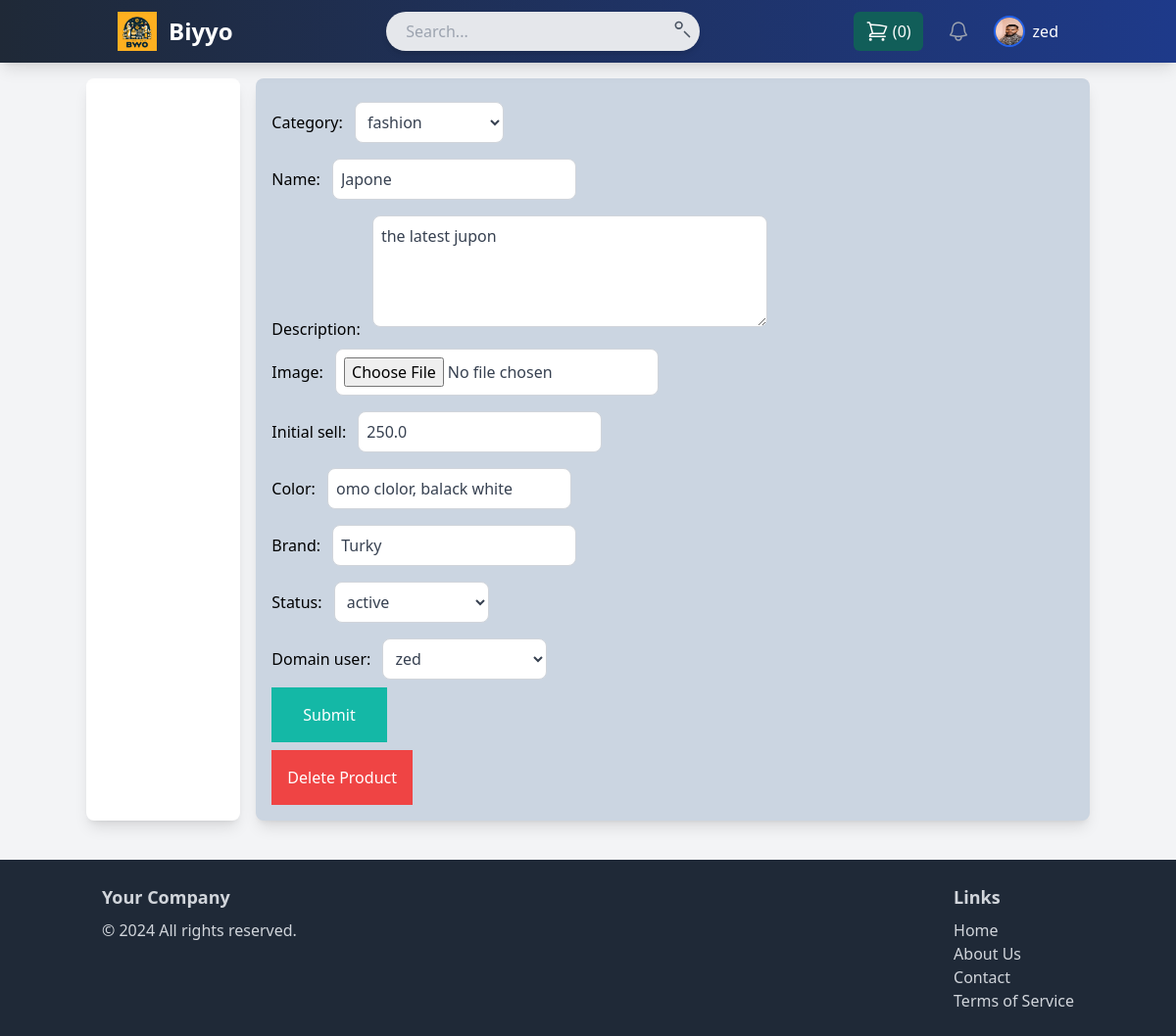
Page /my-store/product-update/3/ (signed in) on the committed database.
### Stores/models.py (models this page shows, shortened)
class Products(models.Model):
    DRAFT= 'Draft'
    WAITING_APPROVAL= 'Waiting Apruval'
    ACTIVE = 'active'
    DELETE = 'delete'
    STATUS_CHOICES = (
        (DRAFT,'Draft'),
        (WAITING_APPROVAL,'Waiting Apruval'),
        (ACTIVE,'active'),
        (DELETE, 'delete')
    )
    id = models.AutoField(primary_key=True)
    name = models.CharField(max_length=50, blank=True, null=True)
    image = models.ImageField(upload_to="product_images", null=True, blank=True)
    category = models.ForeignKey(Categories, on_delete=models.CASCADE, default=1)
    description = models.TextField(blank=True, null=True)
    specifications = models.JSONField(blank=True, null=True)
    initial_sell = models.FloatField(blank=True, null=True)
    initial_buy = models.FloatField(blank=True, null=True)
    dimensions = models.CharField(default='0x0x0', max_length=255)
    color = models.CharField(max_length=255)
    tax_percentage = models.CharField(max_length=255, blank=True, null=True)
    brand = models.CharField(max_length=255)
    brand_model = models.CharField(max_length=255, blank=True, null=True)
    status = models.CharField(max_length=255, choices=STATUS_CHOICES, default=ACTIVE)
    additional_details = models.JSONField(blank=True, null=True)
    display_order = models.IntegerField(default=0)
    parent = models.ForeignKey('self', on_delete=models.CASCADE, blank=True, null=True, related_name='variants')
    domain_user = models.ForeignKey(User, on_delete=models.CASCADE)  # Default to user with ID=1
    added_by = models.ForeignKey(User, on_delete=models.CASCADE, related_name='added_products')
    created_at = models.DateTimeField(auto_now_add=True)
    updated_at = models.DateTimeField(auto_now=True)

class Categories(models.Model):
    id = models.AutoField(primary_key=True)
    name = models.CharField(max_length=50)
    description = models.TextField(blank=True, null=True)
    parent = models.ForeignKey('self', on_delete=models.CASCADE, blank=True, null=True, related_name='subcategories')
    domain_user = models.ForeignKey(User, on_delete=models.CASCADE, blank=True, null=True, related_name='categories')
    added_by = models.ForeignKey(User, on_delete=models.CASCADE, blank=True, null=True, related_name='added_categories')
    created_at = models.DateTimeField(auto_now_add=True)
    updated_at = models.DateTimeField(auto_now=True)
    def __str__(self):
        return self.name

### UserProfile/views.py (the view)
# urls.py: path('my-store/product-update/<int:pk>/', update_product, name='product_update'),
@login_required
def update_product(request, pk):
    product = get_object_or_404(Products, pk=pk)
    if request.method == 'POST':
        form = ProductForm(request.POST, request.FILES, instance=product)
        if form.is_valid():
            form.save()
            messages.success(request, "You are update the Product.")
            return redirect('my_store')  # Redirect to the user's store or another page
    else:
        form = ProductForm(instance=product)
    return render(request, 'product_update.html', {'form': form, 'product': product})

### Stores/cart.py (called while the page is built)
    def __len__(self):
        return sum(item['quantity'] for item in self.cart.values())

### Stores/context_proccessor.py (called while the page is built)
def cart (request):
    return {'cart':Cart(request)}

### UserProfile/Templates/product_update.html (shortened to what this page needs)
{% extends "base.html" %}
{% block content %}
    <div class="container mx-auto">
       <div class="grid grid-cols-6 gap-4">
            <div class="col-span-1 bg-white p-4 rounded-lg shadow-lg">
            </div>
            <div class="col-span-5 bg-slate-300 p-4 rounded-lg shadow-lg">
                <form method="POST" action="{% url 'product_update' product.pk %}" enctype="multipart/form-data">
                    {{ form.as_p }}
                    <button class="py-4 px-8 bg-teal-500 text-white hover:bg-teal-800">Submit</button>
                </form>
                <a href="{% url 'delete_product' product.id %}" class="mt-2 inline-block py-4 px-4 bg-red-500 text-white">Delete Product</a>
            </div>
        </div>
    </div>
{% endblock%}

### Stores/Templates/base.html (shortened to what this page needs)
{% load compress %}
{% load static %}
<!DOCTYPE html>
<html lang="en">
<head>
    {% compress css %}
    <link rel="stylesheet" href="{% static 'src/output.css' %}">
    {% endcompress %}
    <script src="https://cdn.tailwindcss.com/3.0.0?plugins=typography@0.5.0"></script>
</head>
<body class="bg-gray-100">
    <nav class="fixed top-0 left-0 right-0 bg-gradient-to-r from-gray-800 to-blue-900 shadow-lg z-50">
        <div class="container mx-auto px-4 sm:px-6 lg:px-8">
            <div class="flex justify-between h-16 items-center">
                <div class="flex items-center">
                    <a href="{% url 'gen_home' %}" class="flex items-center space-x-3">
                        <img class="h-10 w-auto" src="{% static 'Images/logo1.jfif' %}" alt="Your Company Logo">
                        <span class="text-white font-semibold text-2xl">Biyyo</span>
                    </a>
                </div>
                <div class="hidden md:block">
                    <form action="search/" method="GET" class="relative flex items-center">
                        <input type="search" name="query" placeholder="Search..." class="rounded-full bg-gray-200 text-gray-900 px-5 py-2 w-80 shadow-md focus:outline-none focus:ring-2 focus:ring-blue-500 transition duration-300 ease-in-out" />
                        <button type="submit" class="absolute right-2 top-2 text-gray-600 hover:text-blue-500">
                            <svg class="h-5 w-5" fill="none" viewBox="0 0 24 24" stroke="currentColor" stroke-width="2">
                                <path stroke-linecap="round" stroke-linejoin="round" d="M21 21l-6-6M8 11a4 4 0 100-8 4 4 0 000 8z" />
                            </svg>
                        </button>
                    </form>
                </div>
                <div class="flex items-center space-x-4">
                    <a href="{% url 'cart_view' %}" class="flex items-center space-x-1 bg-teal-800 hover:bg-teal-900 text-white px-3 py-2 rounded-md transition duration-300">
                        <span>({{ cart|length }})</span>
                    </a>
                    <button class="relative p-2 rounded-full text-gray-400 hover:text-white focus:outline-none transition">
                    </button>
                    <div class="relative ml-3">
                        {% if request.user.is_authenticated %}
                            <button id="profile-dropdown" class="flex items-center space-x-2 focus:outline-none">
                                <img class="h-8 w-8 rounded-full border-2 border-blue-600" src="{% static 'Images/ze.jpg' %}" alt="Your Profile Picture">
                                <span class="text-white font-medium">{{ request.user.username }}</span>
                            </button>
                        {% else %}
                            <a href="{% url 'login' %}" class="text-white hover:bg-blue-700 px-3 py-2 rounded-md text-sm font-medium transition duration-200">Login</a>
                        {% endif %}
                    </div>
                </div>
            </div>
        </div>
    </nav>
    <main class="container mx-auto mt-20">
        {% block content %}
        {% endblock content %}
    </main>
    <footer class="bg-gray-800 text-gray-300 mt-10 py-6">
        <div class="container mx-auto px-4">
            <div class="flex justify-between">
                <div>
                    <h3 class="text-lg font-bold mb-2">Your Company</h3>
                    <p>&copy; 2024 All rights reserved.</p>
                </div>
                <div>
                    <h3 class="text-lg font-bold mb-2">Links</h3>
                    <ul>
                        <li><a href="{% url 'gen_home' %}" class="hover:text-white">Home</a></li>
                        <li><a href="{% url 'about' %}" class="hover:text-white">About Us</a></li>
                        <li><a href="" class="hover:text-white">Contact</a></li>
                        <li><a href="" class="hover:text-white">Terms of Service</a></li>
                    </ul>
                </div>
            </div>
        </div>
    </footer>
</body>
</html>

### rows in the picture
Products: category "fashion", description "the latest jupon", initial_sell "250.0", color "omo clolor, balack white", brand "Turky", status "active", domain_user "zed"
Categories: name "Japone"

### other values in the picture
{{ cart|length }} "0"
{{ request.user.username }} "zed"
